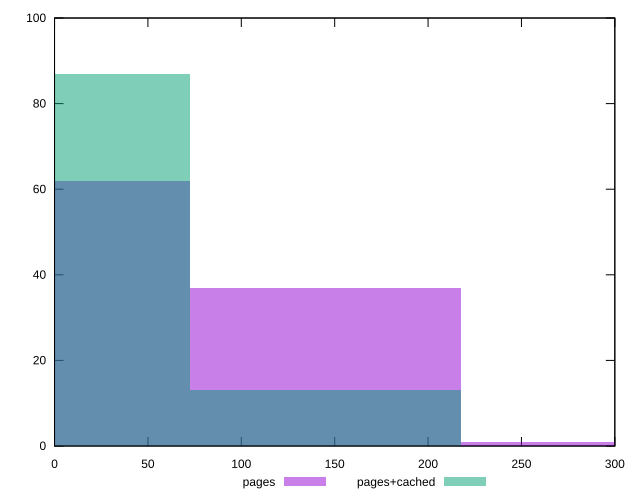

Write gnuplot code to recreate this figure.
reset

$pages <<EOF
0 62
145.1136419359939 37
290.2272838719878 1
EOF

$pagesCached <<EOF
0 87
145.1136419359939 13
EOF

set key outside below
set boxwidth 145.1136419359939
set xrange [0:300]
set yrange [0:100]
set trange [0:100]
set style fill transparent solid 0.5 noborder
set terminal svg size 640, 500 enhanced background rgb 'white'
set output "report_00015_2021-02-09T16-11-33.973Z/unminified-javascript/comparison/histogram/0_vs_1.svg"

plot $pages title "pages" with boxes, \
     $pagesCached title "pages+cached" with boxes

reset
